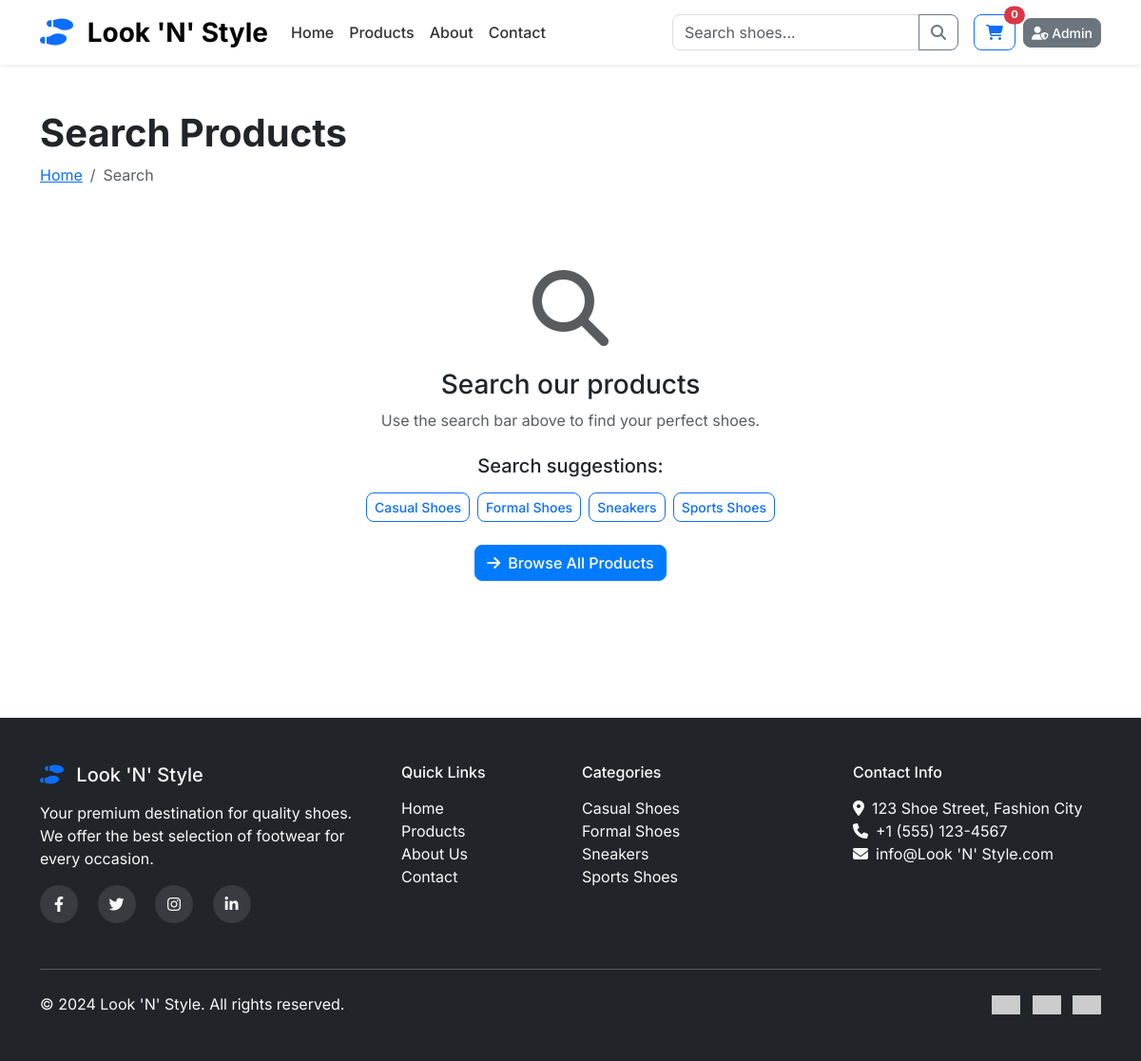
The app's page /search/ with its own data.
### products/models.py (models this page shows, shortened)
class Category(models.Model):
    name = models.CharField(max_length=100, unique=True)
    created_at = models.DateTimeField(auto_now_add=True)
    class Meta:
        verbose_name_plural = 'Categories'
        ordering = ['name']

### products/views.py (the view)
# urls.py: path('search/', views.search_products, name='search_products'),
def search_products(request):
    query = request.GET.get('q', '')
    products = []
    if query:
        products = Product.objects.filter(
            Q(name__icontains=query) |
            Q(description__icontains=query) |
            Q(category__name__icontains=query)
        ).distinct()
    context = {
        'query': query,
        'products': products,
        'categories': Category.objects.all(),
    }
    return render(request, 'products/search_results.html', context)

### templates/products/search_results.html (shortened to what this page needs)
{% extends 'base.html' %}
{% load static %}
{% block content %}
<div class="container py-5">
    <div class="row">
        <div class="col-12 mb-4">
            <h1 class="fw-bold">
                {% if query %}
                    Search Results for "{{ query }}"
                {% else %}
                    Search Products
                {% endif %}
            </h1>
            <nav aria-label="breadcrumb">
                <ol class="breadcrumb">
                    <li class="breadcrumb-item"><a href="{% url 'home' %}">Home</a></li>
                    <li class="breadcrumb-item active">Search</li>
                </ol>
            </nav>
        </div>
    </div>
    {% if products %}
        <div class="row g-4">
            {% for product in products %}
                <div class="col-lg-3 col-md-6">
                    <div class="card product-card h-100 border-0 shadow-sm">
                        <div class="position-relative">
                            {% if product.image %}
                                <img src="{{ product.image.url }}" class="card-img-top" alt="{{ product.name }}" style="height: 250px; object-fit: cover;">
                            {% else %}
                                <div class="placeholder-image bg-light d-flex align-items-center justify-content-center" style="height: 250px;">
                                    <i class="fas fa-shoe-prints fa-3x text-muted"></i>
                                </div>
                            {% endif %}
                            {% if not product.is_in_stock %}
                                <span class="badge bg-danger position-absolute top-0 end-0 m-2">Out of Stock</span>
                            {% endif %}
                        </div>
                        <div class="card-body d-flex flex-column">
                            <h6 class="card-title">{{ product.name }}</h6>
                            <p class="card-text text-muted small">{{ product.description|truncatewords:10 }}</p>
                            <p class="text-primary small mb-2">{{ product.category.name }}</p>
                            <div class="mt-auto">
                                <div class="d-flex justify-content-between align-items-center mb-2">
                                    <span class="h6 text-primary mb-0">${{ product.price }}</span>
                                    <small class="text-muted">{{ product.stock }} left</small>
                                </div>
                                <div class="btn-group w-100" role="group">
                                    <a href="{% url 'product_detail' product.pk %}" class="btn btn-outline-primary btn-sm">
                                        <i class="fas fa-eye me-1"></i>Details
                                    </a>
                                    {% if product.is_in_stock %}
                                        <form method="POST" action="{% url 'add_to_cart' product.id %}" class="d-inline">
                                            {% csrf_token %}
                                            <input type="hidden" name="quantity" value="1">
                                            <button type="submit" class="btn btn-primary btn-sm">
                                                <i class="fas fa-cart-plus me-1"></i>Add to Cart
                                            </button>
                                        </form>
                                    {% else %}
                                        <button class="btn btn-secondary btn-sm" disabled>
                                            Out of Stock
                                        </button>
                                    {% endif %}
                                </div>
                            </div>
                        </div>
                    </div>
                </div>
            {% endfor %}
        </div>
    {% else %}
        <div class="text-center py-5">
            <i class="fas fa-search fa-5x text-muted mb-4"></i>
            {% if query %}
                <h3>No results found for "{{ query }}"</h3>
                <p class="text-muted mb-4">Try searching with different keywords or browse our categories.</p>
            {% else %}
                <h3>Search our products</h3>
                <p class="text-muted mb-4">Use the search bar above to find your perfect shoes.</p>
            {% endif %}
            <div class="search-suggestions">
                <h5>Search suggestions:</h5>
                <div class="d-flex flex-wrap justify-content-center gap-2 mt-3">
                    {% for category in categories %}
                        <a href="{% url 'category_products' category.id %}" class="btn btn-outline-primary btn-sm">
                            {{ category.name }}
                        </a>
                    {% endfor %}
                </div>
            </div>
            <div class="mt-4">
                <a href="{% url 'product_list' %}" class="btn btn-primary">
                    <i class="fas fa-arrow-right me-2"></i>Browse All Products
                </a>
            </div>
        </div>
    {% endif %}
</div>
{% endblock %}

### templates/base.html (shortened to what this page needs)
{% load static %}
<!DOCTYPE html>
<html lang="en">
<head>
    <link href="https://cdn.jsdelivr.net/npm/bootstrap@5.3.0/dist/css/bootstrap.min.css" rel="stylesheet">
    <link rel="stylesheet" href="https://cdnjs.cloudflare.com/ajax/libs/font-awesome/6.4.0/css/all.min.css">
    <link rel="stylesheet" href="{% static 'css/style.css' %}">
</head>
<body>
    <nav class="navbar navbar-expand-lg navbar-light bg-white sticky-top shadow-sm">
        <div class="container">
            <a class="navbar-brand fw-bold fs-3" href="{% url 'home' %}">
                <i class="fas fa-shoe-prints text-primary me-2"></i>
                Look 'N' Style
            </a>
            <div class="collapse navbar-collapse" id="navbarNav">
                <ul class="navbar-nav me-auto">
                    <li class="nav-item">
                        <a class="nav-link" href="{% url 'home' %}">Home</a>
                    </li>
                    <li class="nav-item">
                        <a class="nav-link" href="{% url 'product_list' %}">Products</a>
                    </li>
                    <li class="nav-item">
                        <a class="nav-link" href="{% url 'about' %}">About</a>
                    </li>
                    <li class="nav-item">
                        <a class="nav-link" href="{% url 'contact' %}">Contact</a>
                    </li>
                </ul>
                <form class="d-flex me-3" method="GET" action="{% url 'search_products' %}">
                    <div class="input-group">
                        <input class="form-control" type="search" placeholder="Search shoes..." name="q" value="{{ request.GET.q }}">
                        <button class="btn btn-outline-secondary" type="submit">
                            <i class="fas fa-search"></i>
                        </button>
                    </div>
                </form>
                <a href="{% url 'cart' %}" class="btn btn-outline-primary position-relative">
                    <i class="fas fa-shopping-cart"></i>
                    <span class="badge bg-danger position-absolute top-0 start-100 translate-middle rounded-pill" id="cart-count">
                        {% if request.session.cart %}
                            {{ request.session.cart|length }}
                        {% else %}
                            0
                        {% endif %}
                    </span>
                </a>
                <a href="/admin/" class="btn btn-sm btn-secondary ms-2">
                    <i class="fas fa-user-shield"></i> Admin
                </a>
            </div>
        </div>
    </nav>
    <main>
        {% block content %}
        {% endblock %}
    </main>
    <footer class="bg-dark text-light py-5 mt-5">
        <div class="container">
            <div class="row">
                <div class="col-lg-4 col-md-6 mb-4">
                    <h5 class="mb-3">
                        <i class="fas fa-shoe-prints text-primary me-2"></i>
                        Look 'N' Style
                    </h5>
                    <p class="mb-3">Your premium destination for quality shoes. We offer the best selection of footwear for every occasion.</p>
                    <div class="social-links">
                        <a href="#" class="text-light me-3"><i class="fab fa-facebook-f"></i></a>
                        <a href="#" class="text-light me-3"><i class="fab fa-twitter"></i></a>
                        <a href="#" class="text-light me-3"><i class="fab fa-instagram"></i></a>
                        <a href="#" class="text-light"><i class="fab fa-linkedin-in"></i></a>
                    </div>
                </div>
                <div class="col-lg-2 col-md-6 mb-4">
                    <h6 class="mb-3">Quick Links</h6>
                    <ul class="list-unstyled">
                        <li><a href="{% url 'home' %}" class="text-light text-decoration-none">Home</a></li>
                        <li><a href="{% url 'product_list' %}" class="text-light text-decoration-none">Products</a></li>
                        <li><a href="{% url 'about' %}" class="text-light text-decoration-none">About Us</a></li>
                        <li><a href="{% url 'contact' %}" class="text-light text-decoration-none">Contact</a></li>
                    </ul>
                </div>
                <div class="col-lg-3 col-md-6 mb-4">
                    <h6 class="mb-3">Categories</h6>
                    <ul class="list-unstyled">
                        {% for category in categories %}
                            <li><a href="{% url 'category_products' category.id %}" class="text-light text-decoration-none">{{ category.name }}</a></li>
                        {% endfor %}
                    </ul>
                </div>
                <div class="col-lg-3 col-md-6 mb-4">
                    <h6 class="mb-3">Contact Info</h6>
                    <ul class="list-unstyled">
                        <li><i class="fas fa-map-marker-alt me-2"></i>123 Shoe Street, Fashion City</li>
                        <li><i class="fas fa-phone me-2"></i>+1 (555) 123-4567</li>
                        <li><i class="fas fa-envelope me-2"></i>info@Look 'N' Style.com</li>
                    </ul>
                </div>
            </div>
            <hr class="my-4">
            <div class="row align-items-center">
                <div class="col-md-6">
                    <p class="mb-0">&copy; 2024 Look 'N' Style. All rights reserved.</p>
                </div>
                <div class="col-md-6 text-md-end">
                    <img src="https://via.placeholder.com/30x20/007bff/ffffff?text=VISA" alt="Visa" class="me-2">
                    <img src="https://via.placeholder.com/30x20/007bff/ffffff?text=MC" alt="Mastercard" class="me-2">
                    <img src="https://via.placeholder.com/30x20/007bff/ffffff?text=PP" alt="PayPal">
                </div>
            </div>
        </div>
    </footer>
</body>
</html>

### static/css/style.css (style rules this page uses)
body { font-family: 'Inter', sans-serif; }
.navbar-brand { color: #000 !important; }
.navbar-nav .nav-link { font-weight: 500; color: #333 !important; transition: color 0.3s ease; }
.btn { border-radius: 8px; font-weight: 500; transition: all 0.3s ease; }
.btn-primary { background-color: #007bff; border-color: #007bff; }
.badge { font-size: 0.7rem; }
.form-control { border-radius: 8px; border: 1px solid #ddd; transition: border-color 0.3s ease, box-shadow 0.3s ease; }
footer { background-color: #212529 !important; }
footer a { transition: color 0.3s ease; }
.social-links a { display: inline-block; width: 40px; height: 40px; line-height: 40px; text-align: center; border-radius: 50%; background-color: rgba(255, 255, 255, 0.1); transition: all 0.3s ease; }

### records on screen
Category: name "Casual Shoes"
Category: name "Formal Shoes"
Category: name "Sneakers"
Category: name "Sports Shoes"
